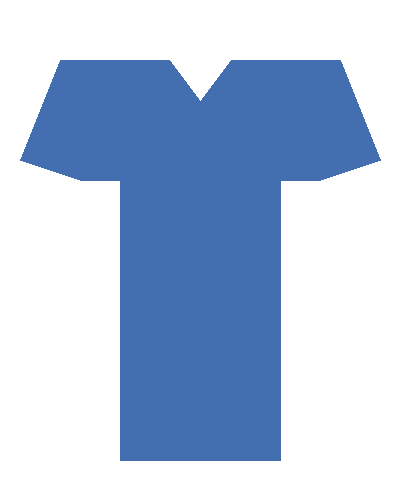
#> input picture garments/shirt1_placeholder.png, 400 x 500 px
$ python -i prepare_garment.py   (imports and definitions only)
#> lines starting #> are read from the running program, lines starting #| are printed output that depends on the picture; after the words box and inside, x2 and y2 are one past the last pixel; in counts of white or black regions, pixels touching at a corner belong together
#> further down, picture is the input picture: PIL image 400x500 RGBA; mean R, G, B, A 19.3, 39, 69, 94.5
"""Prepare a catalogue garment image for the live try-on pipeline.

The common failure case is a PNG that technically has an alpha channel but
still contains an opaque white/solid-colour background.  A global colour-key
would also erase a white T-shirt, so this tool removes only background-like
pixels connected to the image border.

Example (run from the repository root):
    python backend/tools/prepare_garment.py "white tshirt.png" \
        --id white_oversized_tee --name "White oversized T-shirt"
"""
from __future__ import annotations

import argparse
import json
from collections import deque
from pathlib import Path

import numpy as np
from PIL import Image, ImageDraw, ImageFilter


def border_background_alpha(image: Image.Image, tolerance: float = 30.0) -> np.ndarray:
    """Return alpha after removing border-connected background pixels."""
#> called with tolerance = 30
    rgba = np.asarray(image.convert("RGBA"), dtype=np.uint8)
    rgb = rgba[:, :, :3].astype(np.int16)
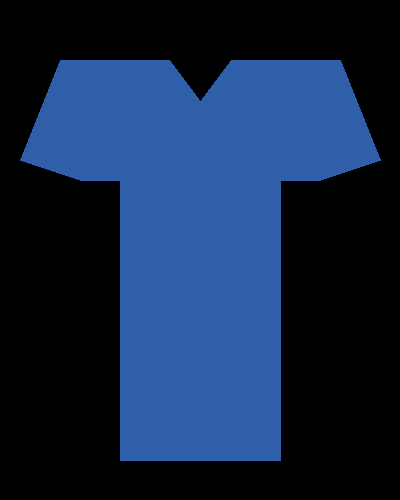
#> rgb: shape (500, 400, 3) int16; mean R, G, B 19.3, 39, 69
    height, width = rgb.shape[:2]
#> height = 500; width = 400

    corners = np.array(
        [rgb[0, 0], rgb[0, width - 1], rgb[height - 1, 0], rgb[height - 1, width - 1]],
        dtype=np.float32,
    )
#> corners = [[0, 0, 0], [0, 0, 0], [0, 0, 0], [0, 0, 0]]
    background = np.median(corners, axis=0)
#> background = [0, 0, 0]
    distance = np.linalg.norm(rgb.astype(np.float32) - background, axis=2)
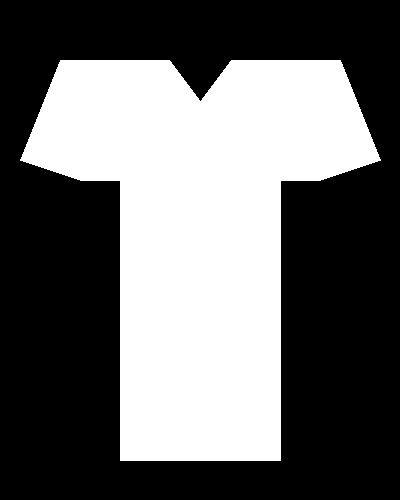
#> distance: shape (500, 400) float32; values 0 (black) and 198.6 (white), 41.1% white; 1 white region, box (x1, y1, x2, y2) and area: (20, 60, 381, 461) 82200
    candidate = distance <= float(tolerance)

    connected = np.zeros((height, width), dtype=bool)
    queue: deque[tuple[int, int]] = deque()
    for x in range(width):
        if candidate[0, x]:
            queue.append((0, x))
        if candidate[height - 1, x]:
            queue.append((height - 1, x))
    for y in range(height):
        if candidate[y, 0]:
            queue.append((y, 0))
        if candidate[y, width - 1]:
            queue.append((y, width - 1))

    while queue:
        y, x = queue.popleft()
        if connected[y, x] or not candidate[y, x]:
            continue
        connected[y, x] = True
        if y: queue.append((y - 1, x))
        if y + 1 < height: queue.append((y + 1, x))
        if x: queue.append((y, x - 1))
        if x + 1 < width: queue.append((y, x + 1))
#> this loop made 471200 passes
#> (y, x) on passes 1 to 3: (0, 0), (499, 0), (0, 1)

    alpha = rgba[:, :, 3].copy()
    alpha[connected] = 0
    # A tiny blur gives anti-aliased catalogue edges without a glowing halo.
    return np.asarray(Image.fromarray(alpha).filter(ImageFilter.GaussianBlur(0.65)))
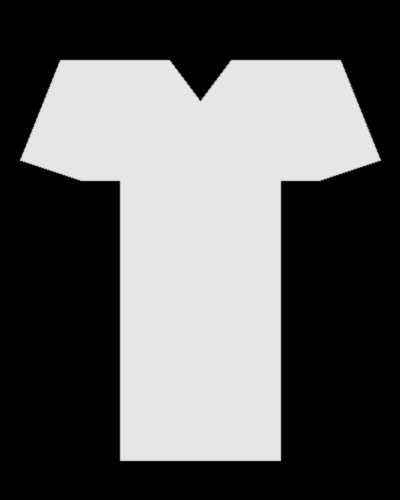
#> returned value: shape (500, 400); min 0, max 230, mean 94.5


# [79 lines left out: functions default_anchors, main, not called in this run]


# [2 lines not run here, left out]

>>> from PIL import Image
>>> picture = Image.open('../../garments/shirt1_placeholder.png')
>>> result = border_background_alpha(picture)
